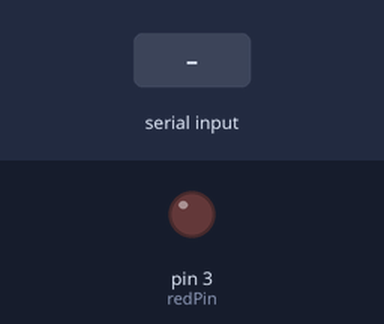
This sketch was run on a simulated Arduino Uno, built with avr-gcc and run on an emulated ATmega328P. Parts: output pins drawn as LEDs (lit = HIGH). Dashed ring = blinking. The test bench sets the inputs (shaded band). What the sketch prints to the serial monitor is not drawn.

Above: at 1.2 s.
1.3 s: "90,45\n" received over Serial
At 1.7 s:
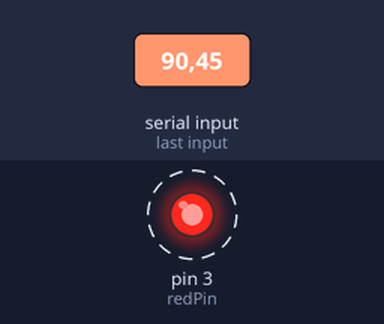
Timing chart, 0 to 10.3 s (numbered marks = the images above; inputs shaded):
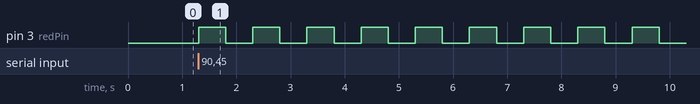

Measured:
- after the input at 1.3 s, pin 3 (redPin): alternates HIGH for 0.50 s and LOW for 0.50 s, starting at once

The sketch:

serial_read.ino
```cpp
int BNum;
int j;
int redPin=3;
String msg1=("Enter the number of blinks you want: ");
int bt=500;
void setup() {
  Serial.begin(9600);
  pinMode(redPin,OUTPUT);

}

void loop() {
  // put your main code here, to run repeatedly:
  Serial.println(msg1);
  while(Serial.available()==0){
  }
  BNum=Serial.parseInt();
  for(j=1;j<=BNum;j=j+1){
    digitalWrite(redPin,HIGH);
    delay(bt);
    digitalWrite(redPin,LOW);
    delay(bt);
  }


}
```
